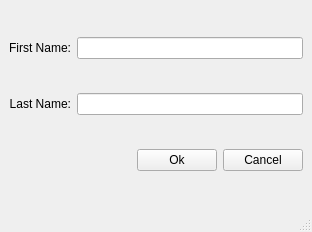
<?xml version="1.0" encoding="UTF-8"?>
<ui version="4.0">
 <class>NewPlayer</class>
 <widget class="QMainWindow" name="NewPlayer">
  <property name="geometry">
   <rect>
    <x>0</x>
    <y>0</y>
    <width>312</width>
    <height>232</height>
   </rect>
  </property>
  <property name="windowTitle">
   <string>Add New Player</string>
  </property>
  <widget class="QWidget" name="centralwidget">
   <layout class="QGridLayout" name="gridLayout">
    <item row="2" column="4">
     <widget class="QPushButton" name="reject_button">
      <property name="sizePolicy">
       <sizepolicy hsizetype="Fixed" vsizetype="Fixed">
        <horstretch>0</horstretch>
        <verstretch>0</verstretch>
       </sizepolicy>
      </property>
      <property name="text">
       <string>Cancel</string>
      </property>
     </widget>
    </item>
    <item row="2" column="3">
     <widget class="QPushButton" name="accept_button">
      <property name="sizePolicy">
       <sizepolicy hsizetype="Fixed" vsizetype="Fixed">
        <horstretch>0</horstretch>
        <verstretch>0</verstretch>
       </sizepolicy>
      </property>
      <property name="text">
       <string>Ok</string>
      </property>
     </widget>
    </item>
    <item row="2" column="0" colspan="3">
     <spacer name="horizontalSpacer">
      <property name="orientation">
       <enum>Qt::Horizontal</enum>
      </property>
      <property name="sizeHint" stdset="0">
       <size>
        <width>40</width>
        <height>20</height>
       </size>
      </property>
     </spacer>
    </item>
    <item row="0" column="0">
     <widget class="QLabel" name="label">
      <property name="text">
       <string>First Name:</string>
      </property>
      <property name="alignment">
       <set>Qt::AlignRight|Qt::AlignTrailing|Qt::AlignVCenter</set>
      </property>
     </widget>
    </item>
    <item row="0" column="1" colspan="4">
     <widget class="QLineEdit" name="first_name_line_edit"/>
    </item>
    <item row="1" column="0">
     <widget class="QLabel" name="label_2">
      <property name="text">
       <string>Last Name:</string>
      </property>
      <property name="alignment">
       <set>Qt::AlignRight|Qt::AlignTrailing|Qt::AlignVCenter</set>
      </property>
     </widget>
    </item>
    <item row="1" column="1" colspan="4">
     <widget class="QLineEdit" name="last_name_line_edit"/>
    </item>
   </layout>
  </widget>
  <widget class="QStatusBar" name="statusbar"/>
 </widget>
 <resources/>
 <connections/>
</ui>
